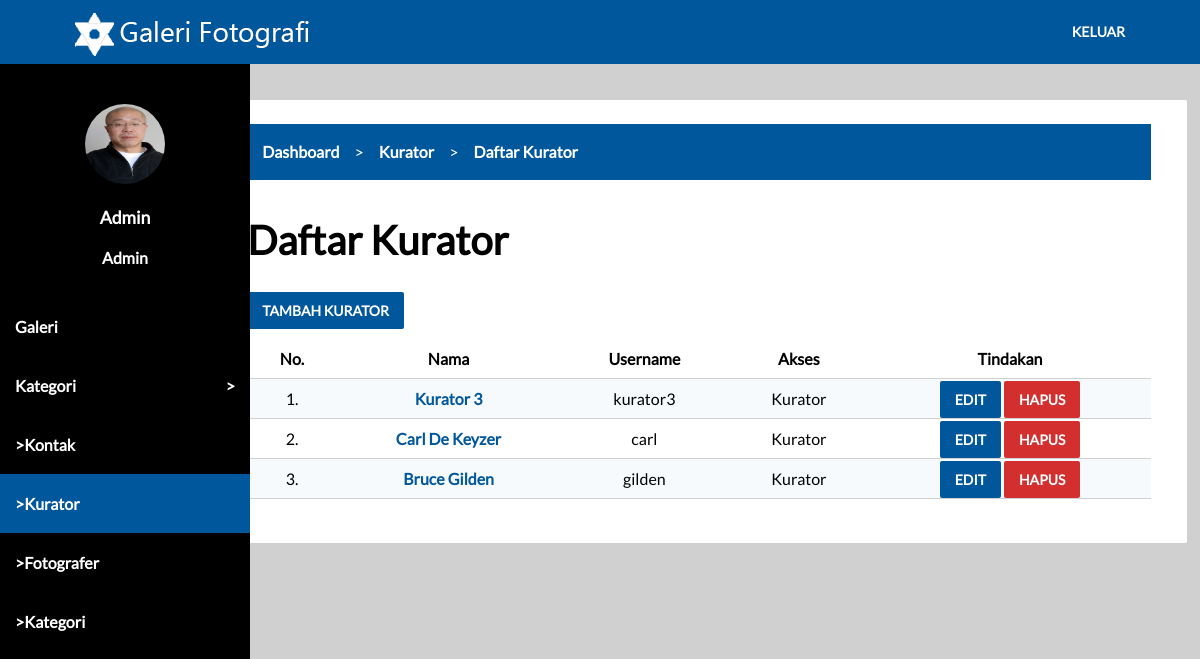
The page /dashboard.php?p=kurator (signed in) on the database its author committed.
### tables this page shows
CREATE TABLE `roles` (
  `id` int(10) NOT NULL,
  `nama` varchar(255) NOT NULL
);

CREATE TABLE `kurator` (
  `id` int(10) NOT NULL,
  `nama` varchar(255) NOT NULL,
  `foto` varchar(255) NOT NULL,
  `biodata` text NOT NULL,
  `user_id` int(10) NOT NULL
);

CREATE TABLE `users` (
  `id` int(10) NOT NULL,
  `username` varchar(255) NOT NULL,
  `password` varchar(255) NOT NULL,
  `role_id` int(10) NOT NULL
);

### koneksi.php (called while the page is built, shortened)
<?php
$url = $_SERVER['HTTP_HOST'].$_SERVER['REQUEST_URI'];
function getUrl($val)
{
  global $url;
  return stristr($url,$val);
}
?>

### tampilan/admin/kurator/all.php (the view)
<?php
$kurator = $koneksi->prepare('select *from kurator order by id desc');
$kurator->execute();
$data_kurator = $kurator->fetchAll();
?>
<div class="card-panel">
  <div class="row">
    <div class="col s12">
      <div class="breadcrumb">
        <ul>
          <li><a href="dashboard.php">Dashboard</a></li>
          <li><a href="dashboard.php?p=kurator">Kurator</a></li>
          <li><a href="dashboard.php?p=kurator&m=all">Daftar Kurator</a></li>
        </ul>
      </div>
    </div>
  </div>
  <div class="row">
    <div class="col s12">
      <h2>Daftar Kurator</h2>
    </div>
  </div>
  <div class="row">
    <div class="col s12">
      <a href="dashboard.php?p=kurator&m=add" class="btn">Tambah Kurator</a>
    </div>
  </div>
  <div class="row">
    <div class="col s12">
      <table>
        <thead>
          <tr>
            <th>No.</th>
            <th>Nama</th>
            <th>Username</th>
            <th>Akses</th>
            <th>Tindakan</th>
          </tr>
        </thead>
        <tbody>
          <?php
          $no = 1;
          foreach ($data_kurator as $data_kurator_key => $data_kurator_value) {
            $select_user = $koneksi->prepare('select *from users where id = "'.$data_kurator_value['user_id'].'"');
            $select_user->execute();
            $data_select_user = $select_user->fetch(PDO::FETCH_ASSOC);
          ?>
          <tr>
            <td><?php echo $no++; ?>.</td>
            <td><a href="dashboard.php?p=kurator&m=detail&id=<?php echo $data_kurator_value['id']; ?>" class="link-text"><?php echo $data_kurator_value['nama']; ?></a></td>
            <td><?php echo $data_select_user['username'] ?></td>
            <td>Kurator</td>
            <td>
              <a href="dashboard.php?p=kurator&m=edit&id=<?php echo $data_kurator_value['id']; ?>" class="btn">Edit</a>
              <a href="proses/admin/kurator/delete.php?id=<?php echo $data_select_user['id']; ?>" class="btn red" onclick="return confirm('Apakah anda yakin ingin menghapus <?php echo $data_kurator_value['nama']; ?>?')">Hapus</a>
            </td>
          </tr>
          <?php
          }
          ?>
        </tbody>
      </table>
    </div>
  </div>
</div>

### side-dashboard.php (shortened to what this page needs)
<aside>
  <div class="aside-profile">
    <div class="row center">
      <div class="col s12">
        <img src="assets/img/users/<?php echo $data_user_mapping['foto']; ?>" class="circle" width="80" height="80">
      </div>
    </div>
    <div class="row center">
      <div class="col s12">
        <a href="javascript:void(0)" class="aside-profile-name"><?php echo $data_user_mapping['nama']; ?></a>
      </div>
    </div>
    <div class="row center">
      <div class="col s12">
        <span class="aside-profile-role"><?php echo $data_role_dash['nama']; ?></span>
      </div>
    </div>
  </div>
  <ul>
    <li><a href="dashboard.php?p=karya">Galeri</a></li>
    <li><a href="javascript:void(0)" id="open-submenu">Kategori</a>
    </li>
    <?php
    if ($data_user['role_id']==1) {
    ?>
    <li><a href="dashboard.php?p=kontak" class="<?php if(getUrl('dashboard.php?p=kontak')==true){echo "active"; } ?>">>Kontak</a></li>
    <li><a href="dashboard.php?p=kurator" class="<?php if(getUrl('dashboard.php?p=kurator')==true){echo "active"; } ?>">>Kurator</a></li>
    <li><a href="dashboard.php?p=fotografer" class="<?php if(getUrl('dashboard.php?p=fotografer')==true){echo "active"; } ?>">>Fotografer</a></li>
    <li><a href="dashboard.php?p=kategori" class="<?php if(getUrl('dashboard.php?p=kategori')==true){echo "active"; } ?>">>Kategori</a></li>
    <?php
    }
    elseif ($data_user['role_id']==2) {
    ?>
    <li><a href="dashboard.php?p=profile" class="<?php if(getUrl('dashboard.php?p=profile')==true){echo "active"; } ?>">><?php echo $data_user_mapping['nama'] ?></a></li>
    <?php
    }
    elseif ($data_user['role_id']==3) {
    ?>
    <li><a href="dashboard.php?p=profile" class="<?php if(getUrl('dashboard.php?p=profile')==true){echo "active"; } ?>"><?php echo $data_user_mapping['nama'] ?></a></li>
    <?php
    }
    ?>
  </ul>
</aside>

### assets/css/main.css (style rules this page uses)
.center { text-align: center; }
.circle { border-radius: 100%; }
ul { list-style-type: none; padding: 0; margin: 0; }
a { text-decoration: none; outline: none; }
body { overflow-x: hidden; margin: 0; padding: 0; font-family: Lato; font-size: 1rem; }
.row { margin-left: auto; margin-right: auto; margin-bottom: 20px; }
.row:after { clear: both; content: ""; display: table; }
.row .col { float: left; min-height: 1px; box-sizing: border-box; padding: 0 .75rem; }
.row .col.s12 { width: 100%; left: auto; right: auto; margin-left: auto; }
.card-panel { padding: 24px; overflow: hidden; background-color: #fff; display: block; border-radius: 2px; }
aside { display: block; width: 250px; height: 100%; position: fixed; left: 0; top: 64px; z-index: 99; background-color: #000; }
aside ul li { list-style-type: none; padding: 0; margin: 0; }
aside ul a { display: block; padding: 20px 15px; color:#fff; font-weight: 600; transition: background-color .2s ease-out; }
.grey { background-color: #d0d0d0; }
.btn { cursor: pointer; border-radius: 2px; transition: background-color .2s ease-out; background-color: #01579b; outline: none; border: none; font-family: Lato; text-transform: uppercase; font-size: 14px; padding: 10px 15px; color: #fff; font-weight: 600; }
.red { background-color: #d32f2f; }
.breadcrumb { display: block; width: 100%; background-color: #01579b; }
.breadcrumb ul { height: 56px; line-height: 56px; margin: 0; padding: 0; list-style-type: none; }
.breadcrumb ul li { float: left; }
.breadcrumb ul a { font-weight: 600; color:#fff; font-size: 1rem; padding: 0 15px; }
.breadcrumb ul li:after { content: ">"; color: #fff; }
.breadcrumb ul li:last-child:after { content: ""; }
.dashboard h2 { margin-top: 1rem; margin-bottom: 1rem; font-size: 2.5rem; }
.aside-profile { padding: 40px 0 10px; }
.aside-profile-name { color:#fff; font-weight: 600; font-size: 1.1rem; }
.aside-profile-role { color: #fff; font-weight: 600; font-size: 1rem; }
#open-submenu:after { float: right; content: ">"; }
table { width: 100%; border-collapse: collapse; border-spacing: 0; text-align: center; }
td,th { padding: 10px 15px; }
tr { border-bottom: 1px solid #d0d0d0; }
tbody>tr:nth-of-type(odd) { background-color: #f7fafc; }
.link-text { font-weight: 600; color: #01579b; }
aside .active { background-color: #01579b; }

### rows shown on the page
roles: nama "Admin"
kurator: nama "Kurator 3", user.username "kurator3"
kurator: nama "Carl De Keyzer", user.username "carl"
kurator: nama "Bruce Gilden", user.username "gilden"

### other values the page prints
$data_user_mapping['nama'] "Admin"
